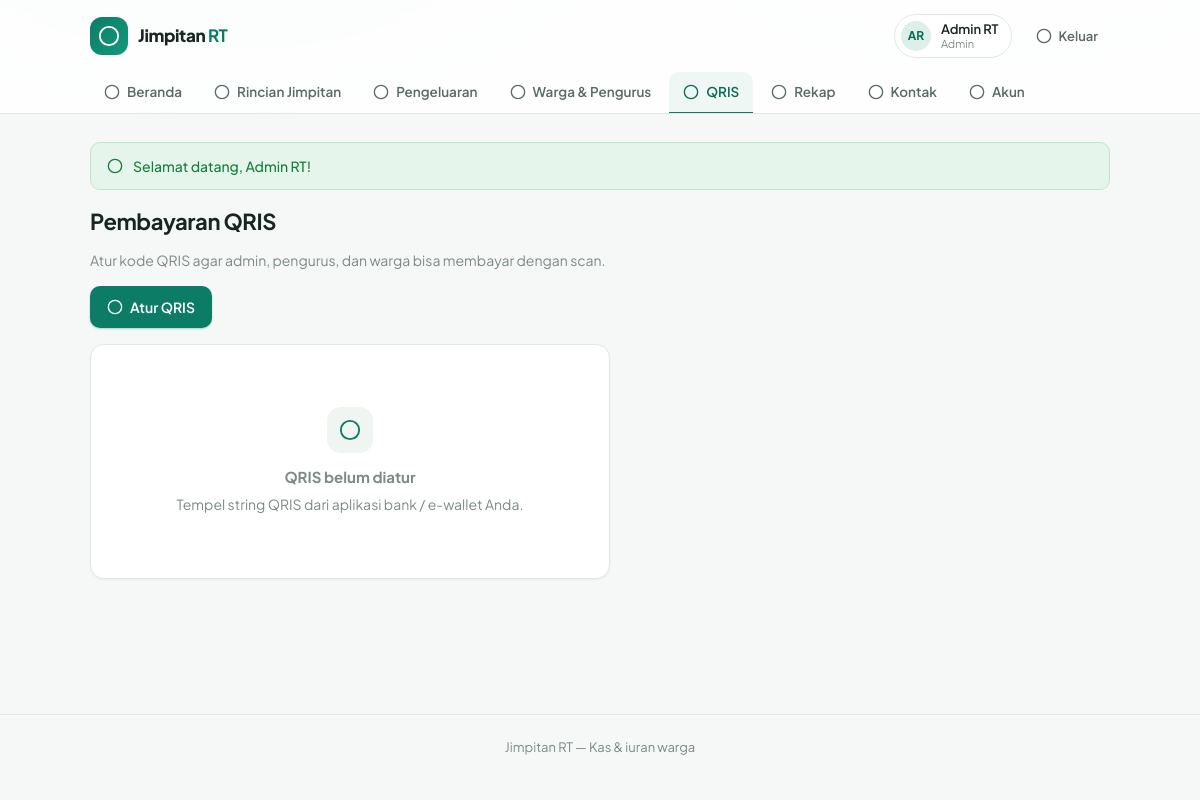
Screenshot of /dashboard.php?view=qris (signed in) with the database file from the repository.
### tables this page shows
CREATE TABLE `users` (
  `id`            BIGINT UNSIGNED NOT NULL AUTO_INCREMENT,
  `username`      VARCHAR(30)  NOT NULL COMMENT 'Username login',
  `name`          VARCHAR(255) NOT NULL COMMENT 'Nama lengkap',
  `role`          ENUM('admin','pengurus','warga') NOT NULL DEFAULT 'warga',
  `password_hash` VARCHAR(255) NOT NULL COMMENT 'Hash bcrypt (seed awal plaintext, di-upgrade otomatis)',
  `created_at`    TIMESTAMP NOT NULL DEFAULT CURRENT_TIMESTAMP,
  PRIMARY KEY (`id`),
  UNIQUE KEY `uq_username` (`username`)
);

### includes/db.php (called while the page is built, shortened)
<?php
function db(): PDO
{
    static $pdo = null;
    if ($pdo !== null) {
        return $pdo;
    }
    $dsn = 'mysql:host=' . DB_HOST . ';dbname=' . DB_NAME . ';charset=utf8mb4';
    try {
        $pdo = new PDO($dsn, DB_USER, DB_PASS, [
            PDO::ATTR_ERRMODE => PDO::ERRMODE_EXCEPTION,
            PDO::ATTR_DEFAULT_FETCH_MODE => PDO::FETCH_ASSOC,
            PDO::ATTR_EMULATE_PREPARES => false,
        ]);
    } catch (PDOException $e) {
        if ($e->getCode() === '1049' || strpos($e->getMessage(), 'Unknown database') !== false) {
            http_response_code(500);
            $base = rtrim(dirname($_SERVER['SCRIPT_NAME'] ?? '/'), '/\\');
            echo '<!doctype html><html lang="id"><head><meta charset="utf-8"><title>Database belum siap</title>'
                . '<link rel="stylesheet" href="' . $base . '/assets/style.css"></head><body>'
                . '<main class="container page" style="max-width:560px;padding-top:64px">'
                . '<div class="card card-pad" style="text-align:center">'
                . '<div class="empty-icon">!</div>'
                . '<h1 class="h2" style="margin-top:12px">Database belum dibuat</h1>'
                . '<p class="muted">Database <code>' . htmlspecialchars(DB_NAME) . '</code> belum ada di MySQL. '
                . 'Jalankan <a href="' . $base . '/setup.php">setup.php</a> sekali saja, atau import '
                . '<code>jimpitan.sql</code> lewat phpMyAdmin.</p>'
                . '<a class="btn btn-primary" href="' . $base . '/setup.php">Buka setup.php</a>'
                . '</div></main></body></html>';
            exit;
        }
        throw $e;
    }
    return $pdo;
}

### includes/auth.php (called while the page is built, shortened)
<?php
require_once __DIR__ . '/functions.php';
function current_user(): ?array
{
    $stmt = db()->prepare('SELECT * FROM users WHERE id = ?');
    $stmt->execute([(int) $_SESSION['user_id']]);
    $user = $stmt->fetch();
    return $user;
}
function require_login(): array
{
    $user = current_user();
    return $user;
}

### includes/functions.php (called while the page is built, shortened)
<?php
require_once __DIR__ . '/db.php';
function e(?string $s): string
{
    return htmlspecialchars((string) $s, ENT_QUOTES, 'UTF-8');
}
function initials(?string $name): string
{
    $parts = array_values(array_filter(preg_split('/\s+/', trim((string) $name)) ?: []));
    $first = mb_substr($parts[0], 0, 1);
    $last = count($parts) > 1 ? mb_substr(end($parts), 0, 1) : '';
    return mb_strtoupper($first . $last);
}
function flash_get(): array
{
    $f = $_SESSION['flash'] ?? [];
    return $f;
}

### includes/layout.php (the view, shortened to what this page needs)
<?php
require_once __DIR__ . '/auth.php';
function svg_icon(string $name, int $size = 18): string
{
    $body = $icons[$name] ?? '<circle cx="12" cy="12" r="10"/>';
    return '<svg class="icon" width="' . $size . '" height="' . $size . '" viewBox="0 0 24 24" fill="none" '
        . 'stroke="currentColor" stroke-width="2" stroke-linecap="round" stroke-linejoin="round" aria-hidden="true">'
        . $body . '</svg>';
}
function nav_items(string $role): array
{
    $all = [
        'beranda'     => ['Beranda', 'home', ['admin', 'pengurus', 'warga']],
        'jimpitan'    => ['Rincian Jimpitan', 'calendar', ['admin', 'pengurus', 'warga']],
        'pengeluaran' => ['Pengeluaran', 'wallet', ['admin', 'pengurus', 'warga']],
        'warga'       => ['Warga & Pengurus', 'users', ['admin']],
        'qris'        => ['QRIS', 'qr', ['admin', 'pengurus', 'warga']],
        'rekap'       => ['Rekap', 'db', ['admin', 'pengurus']],
        'kontak'      => ['Kontak', 'phone', ['admin', 'pengurus', 'warga']],
        'akun'        => ['Akun', 'user', ['admin', 'pengurus', 'warga']],
    ];
    $items = [];
    foreach ($all as $key => [$label, $icon, $roles]) {
        if (in_array($role, $roles, true)) {
            $items[$key] = [$label, $icon];
        }
    }
    return $items;
}
function render_header(array $user, string $active): void
{
    $items = nav_items($user['role']);
    $roleLabel = ['admin' => 'Admin', 'pengurus' => 'Pengurus', 'warga' => 'Warga'];
    echo '<header class="topbar">';
    echo '<div class="container topbar-inner">';
    echo '<a class="brand" href="dashboard.php"><span class="brand-mark">' . svg_icon('coins', 22) . '</span>'
        . '<span class="brand-text">Jimpitan <strong>RT</strong></span></a>';
    echo '<div class="topbar-right">';
    echo '<span class="user-chip"><span class="avatar">' . e(initials($user['name'])) . '</span>'
        . '<span class="user-meta"><span class="user-name">' . e($user['name']) . '</span>'
        . '<span class="user-role">' . e($roleLabel[$user['role']] ?? $user['role']) . '</span></span></span>';
    echo '<a class="btn btn-ghost btn-sm" href="logout.php">' . svg_icon('logout', 16) . 'Keluar</a>';
    echo '</div></div>';
    echo '<nav class="container nav-tabs" aria-label="Menu utama">';
    foreach ($items as $key => [$label, $icon]) {
        $cls = $key === $active ? ' nav-tab-active' : '';
        echo '<a class="nav-tab' . $cls . '" href="dashboard.php?view=' . $key . '">' . svg_icon($icon, 16) . $label . '</a>';
    }
    echo '</nav>';
    echo '</header>';
}
function page_top(string $title, ?array $user = null, ?string $active = null): void
{
    echo '<!doctype html><html lang="id"><head><meta charset="utf-8">'
        . '<meta name="viewport" content="width=device-width, initial-scale=1">'
        . '<title>' . e($title) . ' — ' . APP_NAME . '</title>'
        . '<link rel="preconnect" href="https://fonts.googleapis.com">'
        . '<link rel="preconnect" href="https://fonts.gstatic.com" crossorigin>'
        . '<link rel="stylesheet" href="https://fonts.googleapis.com/css2?family=Plus+Jakarta+Sans:wght@400;500;600;700;800&display=swap">'
        . '<link rel="stylesheet" href="assets/style.css">'
        . '</head><body><div class="glow-bg" aria-hidden="true"></div>';
    if ($user) {
        render_header($user, $active);
    }
    echo '<main class="container page">';
    foreach (flash_get() as $f) {
        echo '<div class="flash flash-' . e($f['type']) . '"><span class="flash-icon">'
            . svg_icon($f['type'] === 'success' ? 'check' : 'alert', 16) . '</span>'
            . e($f['msg']) . '</div>';
    }
}
function page_bottom(): void
{
    echo '</main>';
    echo '<footer class="footer"><div class="container">' . APP_NAME . ' — ' . APP_TAGLINE . '</div></footer>';
    echo '</body></html>';
}
function section_title(string $title, string $desc = ''): string
{
    return '<div class="section-head"><h1 class="h2">' . e($title) . '</h1>'
        . ($desc !== '' ? '<p class="muted">' . e($desc) . '</p>' : '') . '</div>';
}

### assets/style.css (style rules this page uses)
:root { --bg: #f5f8f6; --surface: #ffffff; --surface-2: #f0f5f2; --text: #18261f; --text-soft: #5b6b63; --muted: #7d8b84; --border: #e1e8e3; --border-strong: #ccd8d1; --primary: #0d7c66; --primary-strong: #0a6a57; --primary-soft: #dcefe9; --primary-softer: #eef7f4; --success: #15803d; --success-bg: #e6f5ec; --warn: #b45309; --warn-bg: #fdf3e2; --danger: #c0392b; --danger-bg: #fdecea; --dark: #22312a; --radius: 14px; --radius-sm: 10px; --shadow-sm: 0 1px 2px rgba(24, 38, 31, 0.05); --shadow-md: 0 12px 32px -14px rgba(24, 38, 31, 0.18); --font: "Plus Jakarta Sans", ui-sans-serif, system-ui, -apple-system, "Segoe UI", Roboto, sans-serif; }
* { box-sizing: border-box; }
html { -webkit-text-size-adjust: 100%; }
body { margin: 0; font-family: var(--font); font-size: 15px; line-height: 1.6; color: var(--text); background: var(--bg); -webkit-font-smoothing: antialiased; }
a { color: var(--primary); text-decoration: none; }
.container { max-width: 1060px; margin: 0 auto; padding: 0 20px; position: relative; z-index: 1; }
.page { padding-top: 28px; padding-bottom: 64px; min-height: calc(100vh - 220px); }
h1, h2, h3 { line-height: 1.25; letter-spacing: -0.02em; margin: 0 0 8px; }
.h2 { font-size: 22px; font-weight: 700; }
.muted { color: var(--muted); font-size: 14px; }
.topbar { background: rgba(255, 255, 255, 0.86); backdrop-filter: blur(10px); border-bottom: 1px solid var(--border); position: sticky; top: 0; z-index: 20; }
.topbar-inner { display: flex; align-items: center; justify-content: space-between; gap: 16px; padding-top: 14px; padding-bottom: 14px; }
.brand { display: inline-flex; align-items: center; gap: 10px; color: var(--text); font-weight: 800; letter-spacing: -0.02em; font-size: 17px; }
.brand-mark { display: inline-flex; align-items: center; justify-content: center; width: 38px; height: 38px; border-radius: 12px; background: linear-gradient(135deg, #0d7c66, #14997e); color: #fff; box-shadow: var(--shadow-sm); }
.brand-text strong { color: var(--primary); }
.topbar-right { display: flex; align-items: center; gap: 12px; }
.user-chip { display: inline-flex; align-items: center; gap: 10px; padding: 6px 12px 6px 6px; background: var(--surface); border: 1px solid var(--border); border-radius: 999px; }
.avatar { display: inline-flex; align-items: center; justify-content: center; width: 30px; height: 30px; border-radius: 50%; background: var(--primary-soft); color: var(--primary-strong); font-weight: 700; font-size: 12px; }
.user-meta { display: flex; flex-direction: column; line-height: 1.2; }
.user-name { font-weight: 600; font-size: 13px; }
.user-role { font-size: 11px; color: var(--muted); }
.nav-tabs { display: flex; gap: 4px; padding-bottom: 0; overflow-x: auto; scrollbar-width: none; }
.nav-tab { display: inline-flex; align-items: center; gap: 7px; padding: 9px 14px; border-radius: var(--radius-sm) var(--radius-sm) 0 0; color: var(--text-soft); font-size: 13.5px; font-weight: 600; white-space: nowrap; border-bottom: 2px solid transparent; margin-bottom: -1px; }
.nav-tab-active { color: var(--primary-strong); background: var(--primary-softer); border-bottom-color: var(--primary); }
.btn { display: inline-flex; align-items: center; justify-content: center; gap: 7px; border: 1px solid transparent; border-radius: var(--radius-sm); padding: 9px 16px; font: inherit; font-size: 14px; font-weight: 600; cursor: pointer; transition: background 0.15s ease, border-color 0.15s ease, color 0.15s ease, box-shadow 0.15s ease; text-decoration: none !important; white-space: nowrap; }
.btn-ghost { background: transparent; color: var(--text-soft); }
.btn-sm { padding: 6px 11px; font-size: 13px; border-radius: 9px; }
.btn .icon { flex: none; }
.flash { display: flex; align-items: center; gap: 10px; padding: 12px 16px; border-radius: var(--radius-sm); margin-bottom: 18px; font-size: 14px; font-weight: 500; }
.flash-icon { display: inline-flex; }
.flash-success { background: var(--success-bg); color: var(--success); border: 1px solid #bfe3cd; }
.footer { border-top: 1px solid var(--border); padding: 22px 0; margin-top: 20px; font-size: 13px; color: var(--muted); text-align: center; }

### rows the page displays
users: name "AR", name "Admin RT", role "Admin"

### other values shown
$label "Beranda"
$label "Rincian Jimpitan"
$label "Pengeluaran"
$label "Warga & Pengurus"
$label "QRIS"
$label "Rekap"
$label "Kontak"
$label "Akun"
$f['msg'] "Selamat datang, Admin RT!"
$title "Pembayaran QRIS"
$desc "Atur kode QRIS agar admin, pengurus, dan warga bisa membayar dengan scan."
APP_NAME "Jimpitan RT"
APP_TAGLINE "Kas & iuran warga"
